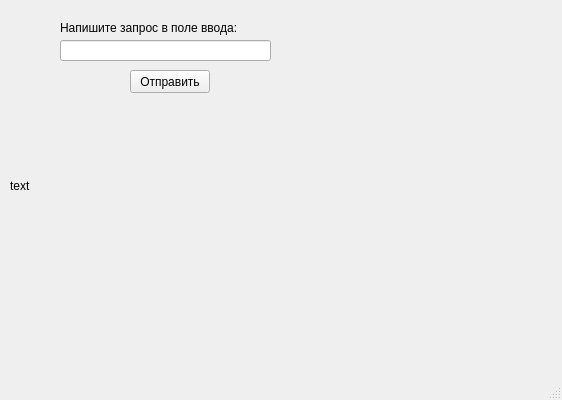
<?xml version="1.0" encoding="UTF-8"?>
<ui version="4.0">
 <class>MainWindow</class>
 <widget class="QMainWindow" name="MainWindow">
  <property name="geometry">
   <rect>
    <x>0</x>
    <y>0</y>
    <width>562</width>
    <height>400</height>
   </rect>
  </property>
  <property name="windowTitle">
   <string>MainWindow</string>
  </property>
  <widget class="QWidget" name="centralwidget">
   <widget class="QPushButton" name="btn">
    <property name="geometry">
     <rect>
      <x>130</x>
      <y>70</y>
      <width>80</width>
      <height>23</height>
     </rect>
    </property>
    <property name="text">
     <string>Отправить</string>
    </property>
   </widget>
   <widget class="QLabel" name="label">
    <property name="geometry">
     <rect>
      <x>60</x>
      <y>20</y>
      <width>211</width>
      <height>16</height>
     </rect>
    </property>
    <property name="text">
     <string>Напишите запрос в поле ввода:</string>
    </property>
   </widget>
   <widget class="QLineEdit" name="line_edit">
    <property name="geometry">
     <rect>
      <x>60</x>
      <y>40</y>
      <width>211</width>
      <height>21</height>
     </rect>
    </property>
   </widget>
   <widget class="QLabel" name="image">
    <property name="geometry">
     <rect>
      <x>10</x>
      <y>10</y>
      <width>551</width>
      <height>351</height>
     </rect>
    </property>
    <property name="text">
     <string>text</string>
    </property>
   </widget>
  </widget>
  <widget class="QMenuBar" name="menubar">
   <property name="geometry">
    <rect>
     <x>0</x>
     <y>0</y>
     <width>562</width>
     <height>20</height>
    </rect>
   </property>
  </widget>
  <widget class="QStatusBar" name="statusbar"/>
 </widget>
 <resources/>
 <connections/>
</ui>
